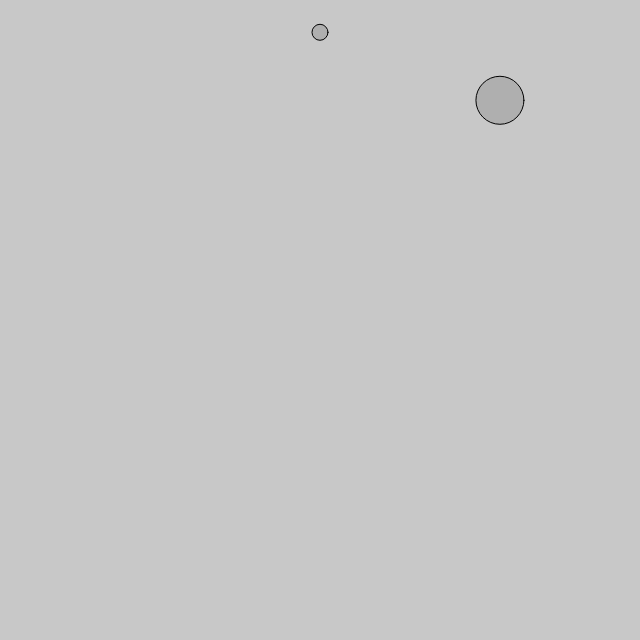
Frame 1 (no input)
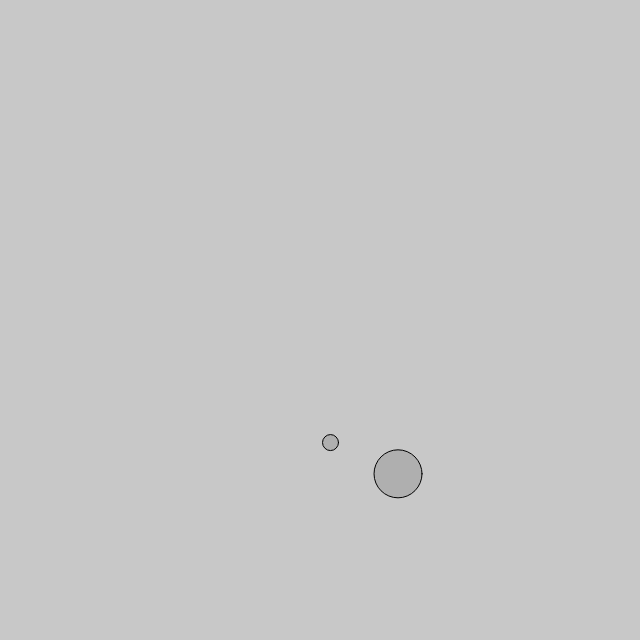
Frame 60 (no input)
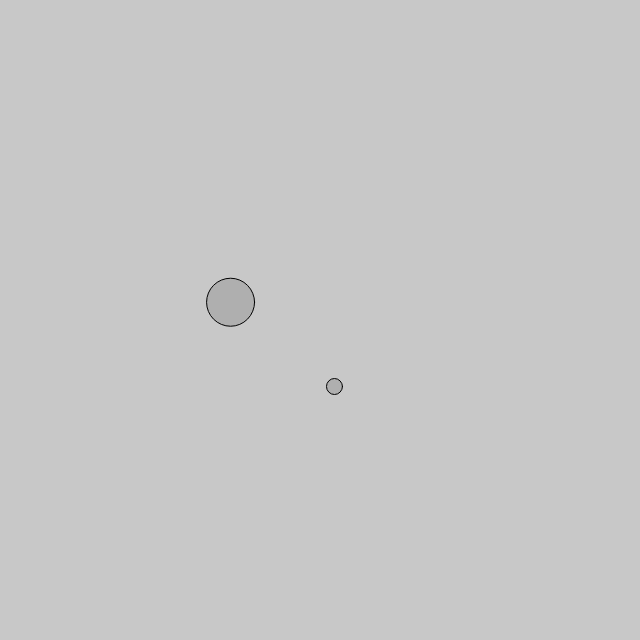
Frame 120 (the mouse pressed at the canvas centre since frame 60)

The p5.js sketch that drew these frames (run headless with seeded random() and noise() and a simulated clock; from frame 60 on, the mouse is pressed at the canvas centre):

// p5.js sketch
// ── sketch.js
// let balloon;
let moverA;
let moverB;

function setup() {
  createCanvas(640, 640);
  // balloon = new Balloon();
  moverA = new Mover(1, width / 2, 30);
  moverB = new Mover(3, 500, 100);
}

function draw() {
  background(200);
  // balloon.update();
  // balloon.show();
  const gravity = createVector(0, 0.1);

  if (mouseIsPressed) {
    // v1
    // const wind = createVector(0.1, 0);
    // moverA.applyForce(wind);
    // moverB.applyForce(wind);

    // v2
    const mouse = createVector(mouseX, mouseY);
    const center = createVector(width / 2, height / 2);
    mouse.sub(center);
    mouse.mult(-1);
    mouse.setMag(0.1);
    moverA.applyForce(mouse);
    moverB.applyForce(mouse);
  }

  const gravityA = p5.Vector.mult(gravity, moverA.mass);
  moverA.applyForce(gravityA);
  const wallForceA = calculateWallForce(moverA);
  moverA.applyForce(wallForceA);
  moverA.update();
  moverA.show();
  // moverA.checkEdges();

  const gravityB = p5.Vector.mult(gravity, moverB.mass);
  const wallForceB = calculateWallForce(moverB);
  moverB.applyForce(wallForceB);
  moverB.applyForce(gravityB);
  moverB.update();
  moverB.show();
  // moverB.checkEdges();
}

function calculateWallForce(mover) {
  const distanceToRightWall = width - mover.position.x + mover.radius;
  const distanceToLeftWall = mover.position.x - mover.radius;
  const distanceToTopWall = mover.position.y - mover.radius;
  const distanceToDownWall = height - mover.position.y + mover.radius;

  const rightWallForce = createVector((-1 / distanceToRightWall) * 50, 0);
  const leftWallForce = createVector((1 / distanceToLeftWall) * 50, 0);
  const topWallForce = createVector(0, (1 / distanceToTopWall) * 50);
  const downWallForce = createVector(0, (-1 / distanceToDownWall) * 50);

  const wallForce = createVector(0, 0);

  wallForce
    .add(rightWallForce)
    .add(leftWallForce)
    .add(topWallForce)
    .add(downWallForce);
  return wallForce;
}

// ── balloon.js
const DRAG_CONSTANT = 0.1;
const WIND_LIMIT = 0.1;

class Balloon {
  constructor() {
    this.tx = 0;
    this.floatForce = createVector(0, -0.2);
    this.dragForce = createVector(0, 0);
    this.windForce = createVector(0, 0);
    this.acceleration = createVector(0, 0);
    this.velocity = createVector(0, 0);
    this.position = createVector(width / 2, height - 50);
  }

  applyForce(force) {
    this.acceleration.add(force);
  }

  calculateDragForce() {
    this.dragForce = p5.Vector.mult(this.velocity, -1);
    const velocityMag = this.velocity.mag();
    const dragMag = velocityMag * velocityMag * DRAG_CONSTANT;
    this.dragForce.setMag(dragMag);
  }

  calculateWindForce() {
    const wind = map(noise(this.tx), 0, 1, -WIND_LIMIT, WIND_LIMIT);
    this.windForce = createVector(wind, 0);
    this.tx += 0.03;
  }

  update() {
    this.applyForce(this.floatForce);
    this.calculateDragForce();
    this.calculateWindForce();
    this.applyForce(this.windForce);
    this.applyForce(this.dragForce);
    this.velocity.add(this.acceleration);
    this.position.add(this.velocity);
    if (this.position.y - 75 / 2 < 0) {
      this.position.y = 75 / 2;
      this.velocity.y *= -1;
    }
    if (this.position.x - 60 / 2 < 0) {
      this.position.x = 60 / 2;
      this.velocity.x *= -1;
    }
    if (this.position.x + 60 / 2 > width) {
      this.position.x = width - 60 / 2;
      this.velocity.x *= -1;
    }

    this.acceleration.mult(0);
  }

  show() {
    background(100, 150, 255);

    noFill();
    beginShape();
    let amplitude = 5;
    let frequency = 0.04;
    for (let y = this.position.y + 25; y <= this.position.y + 100; y += 10) {
      let x = this.position.x + amplitude * sin(frequency * y);
      vertex(x, y);
    }
    endShape();

    fill(255, 50, 50);
    ellipse(this.position.x, this.position.y, 60, 75);
  }
}

// ── liquid.js
class Liquid {
  constructor(x, y, w, h, c) {
    this.x = x; // x position
    this.y = y; // y position
    this.w = w; // width
    this.h = h; // height
    this.c = c; // coefficient of drag
  }

  contains(mover) {
    const pos = mover.position;
    return (
      pos.x > this.x &&
      pos.x < this.x + this.w &&
      pos.y > this.y &&
      pos.y < this.y + this.h
    );
  }

  show() {
    noStroke();
    fill(175);
    rect(this.x, this.y, this.w, this.h);
  }
}

// ── mover.js
const MASS_CONSTANT = 16;

class Mover {
  constructor(mass, x, y) {
    this.mass = mass;
    this.diameter = mass * MASS_CONSTANT;
    this.radius = this.diameter / 2;
    this.position = createVector(x, y);
    this.velocity = createVector(0, 0);
    this.acceleration = createVector(0, 0);
  }

  applyForce(force) {
    let f = p5.Vector.div(force, this.mass);
    this.acceleration.add(f);
  }

  update() {
    this.velocity.add(this.acceleration);
    this.position.add(this.velocity);
    this.acceleration.mult(0);
  }

  show() {
    stroke(0);
    fill(175);
    circle(this.position.x, this.position.y, this.diameter);
  }

  checkEdges() {
    if (this.position.x + this.radius > width) {
      this.position.x = width - this.radius;
      this.velocity.x *= -1;
    } else if (this.position.x - this.radius < 0) {
      this.position.x = 0 + this.radius;
      this.velocity.x *= -1;
    }

    if (this.position.y + this.radius > height) {
      this.position.y = height - this.radius;
      this.velocity.y *= -1;
    } else if (this.position.y - this.radius < 0) {
      this.position.y = 0 + this.radius;
      this.velocity.y *= -1;
    }
  }
}

// ── sketch2.js
class Wing {
  constructor(centerX, centerY, angle, length, color) {
    this.centerPosition = createVector(centerX, centerY);
    this.angle = angle;
    this.length = length;
    this.mass = this.length * 0.005;
    this.velocity = createVector(0, 0);
    this.acceleration = createVector(0, 0);
    this.dragForce = createVector(0, 0);
    this.color = color;
  }

  applyForce(force) {
    let f = p5.Vector.div(force, this.mass);
    this.acceleration.add(f);
  }

  // calculateInducedDrag(lift) {
  //   const lidConstant = 0.1;
  //   const liftInducedDragMag =
  //     (lidConstant * (lift.mag() * lift.mag())) /
  //     (this.velocity.mag() * this.velocity.mag() * this.length * this.length);
  //   // should it be horizontal or vertical velocity? or just magnitude?
  //   // same question for lift
  //   // direction??? opposite to lift?
  //   // console.log(liftInducedDragMag);
  // }

  calculateDrag() {
    const dragCoefficient = 0.005;
    const dragForce = p5.Vector.mult(this.velocity, -1);
    const velocityMag = this.velocity.mag();
    const dragMag = velocityMag * velocityMag * dragCoefficient;
    dragForce.setMag(dragMag);
    dragForce.limit(velocityMag);
    return dragForce;
  }

  calculateLiftCoefficient() {
    const C_L0 = 0.05; // Lift coefficient at 0 degrees (or radians)
    const k = 0.1; // Rate of increase of C_L with angle of attack
    const C_Lmax = 1.5; // Maximum lift coefficient (at the critical angle)
    const stallAngle = Math.PI / 4; // Critical angle (45 degrees in radians)

    if (this.angle < stallAngle) {
      // Linear increase of C_L up to the stall angle
      return C_L0 + k * this.angle;
    } else {
      // Saturate at max C_L after the stall angle
      return C_Lmax;
    }
  }

  calculateLift() {
    const liftConstant = 0.05;
    const liftCoefficient = this.calculateLiftCoefficient();
    const liftMag =
      liftConstant *
      this.velocity.x *
      this.velocity.x *
      (this.length * 0.01) *
      liftCoefficient;
    // interestingly, the lift direction tilts forward as the wing tilts up
    const lift = createVector(
      liftMag * sin(this.angle),
      liftMag * cos(this.angle) * -1 // revert because p5 coordinate system is zero at top left
    );
    return lift;
  }

  update() {
    this.velocity.add(this.acceleration);
    this.velocity.limit(10);
    this.centerPosition.add(this.velocity);
    this.acceleration.mult(0);
  }

  show() {
    push();
    translate(this.centerPosition.x, this.centerPosition.y);
    rotate(this.angle);
    stroke(0);
    fill(this.color);
    rect(0 - this.length / 2, 0, this.length, 5);
    pop();
  }
}

let wing1, wing2, wing3, wing4, wing5, wing6;

function setup() {
  createCanvas(1280, 640);
  wing1 = new Wing(width - 50, height - 50, PI / 8, 100, "red");
  wing2 = new Wing(width - 50, height - 50, PI / 8, 150, "green");
  wing3 = new Wing(width - 50, height - 50, PI / 8, 200, "blue");
  wing4 = new Wing(width - 50, height - 50, PI / 16, 100, "yellow");
  wing5 = new Wing(width - 50, height - 50, PI / 32, 100, "purple");
  wing6 = new Wing(width - 50, height - 50, 0, 100, "cyan");
}

function draw() {
  background(200);
  const thrust = createVector(-0.005, 0);
  const gravity = createVector(0, 0.001);

  for (const wing of [wing1, wing2, wing3, wing4, wing5, wing6]) {
    wing.applyForce(thrust);
    const lift = wing.calculateLift();
    wing.applyForce(lift);

    const drag = wing.calculateDrag();
    wing.applyForce(drag); // this now includes horizontal and vertical drag, which means lift-induced drag is included?

    // wing.calculateInducedDrag(lift);

    const wingGravity = p5.Vector.mult(gravity, wing.mass);
    wing.applyForce(wingGravity);

    wing.update();
    wing.show();
  }
}

// ── squareMover.js
const NORMAL_FORCE_SQUARE_MOVER = 1;

class SquareMover {
  constructor(sideLength, x, y, frictionCoefficient) {
    this.sideLength = sideLength;
    this.position = createVector(x, y);
    this.velocity = createVector(0, 0);
    this.acceleration = createVector(0, 0);
    this.frictionMag = frictionCoefficient * NORMAL_FORCE_SQUARE_MOVER;
    this.dragForce = createVector(0, 0);
  }

  applyForce(force) {
    let f = p5.Vector.div(force, 1);
    this.acceleration.add(f);
  }

  update() {
    this.velocity.add(this.acceleration);
    this.position.add(this.velocity);
    this.acceleration.mult(0);
  }

  show() {
    stroke(0);
    fill(175);
    rect(this.position.x, this.position.y, this.sideLength, this.sideLength);
  }

  checkEdges() {
    const bounce = 0.95;

    if (this.position.x + this.sideLength > width) {
      this.position.x = width - this.sideLength;
      this.velocity.x *= -1 * bounce;
    } else if (this.position.x - this.sideLength < 0) {
      this.position.x = 0 + this.sideLength;
      this.velocity.x *= -1 * bounce;
    }

    if (this.position.y + this.sideLength > height) {
      this.position.y = height - this.sideLength;
      this.velocity.y *= -1 * bounce;
    } else if (this.position.y - this.sideLength < 0) {
      this.position.y = 0 + this.sideLength;
      this.velocity.y *= -1;
    }
  }

  contactEdge() {
    return this.position.y > height - this.sideLength - 1;
  }

  applyFriction() {
    if (this.contactEdge()) {
      const friction = p5.Vector.mult(this.velocity, -1);
      friction.setMag(this.frictionMag);
      this.applyForce(friction);
    }
  }

  applyDrag(dragCoefficient) {
    this.dragForce = p5.Vector.mult(this.velocity, -1);
    const velocityMag = this.velocity.mag();
    const dragMag =
      velocityMag * velocityMag * dragCoefficient * (this.sideLength / 30);
    this.dragForce.setMag(dragMag);
    this.dragForce.limit(velocityMag);
    this.applyForce(this.dragForce);
  }
}
